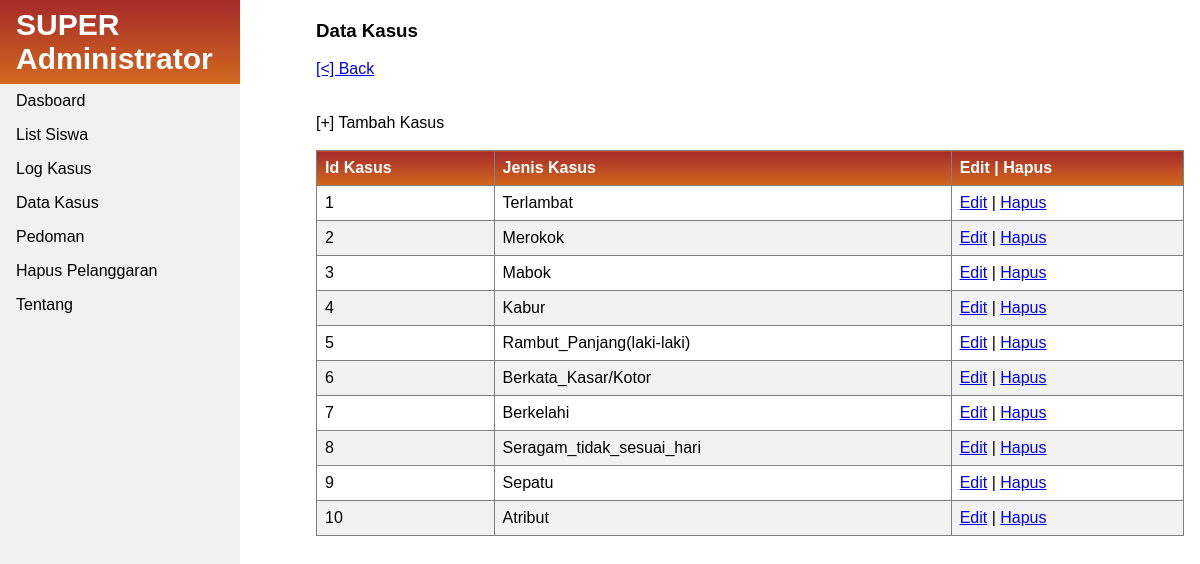
/S.U.P.E.R/kasus.php, run on the app's committed database.
### tables this page shows
CREATE TABLE `tb_kasus` (
  `id_kasus` int(3) NOT NULL,
  `jenis_kasus` varchar(50) NOT NULL,
  `poin` int(11) NOT NULL
);

### S.U.P.E.R/kasus.php (the view, shortened to what this page needs)
<!DOCTYPE html>
<html>
<head>
</head>
<body>
<ul>
    <li><a class="active" href="index.php"><b>SUPER Administrator</b></a></li>
    <li><a href="index.php">Dasboard</a></li>
    <li><a href="admin-buksak.php">List Siswa</a></li>
    <li><a href="data-kasus.php">Log Kasus</a></li>
    <li><a href="kasus.php">Data Kasus</a></li>
    <li><a href="pedoman.php">Pedoman</a></li>
    <li><a href="hapus-pelanggaran.php">Hapus Pelanggaran</a></li>
    <li><a href="credit-buksak.php">Tentang</a></li>
  </ul>
<div style="margin-left:25%;padding:1px 16px;height:1000px;">
<h3>Data Kasus</h3>
    <a href="index.php">[<] Back</a><br><br>
    <br>
    <?php
    include 'koneksi.php';
    $sql = "SELECT * FROM tb_kasus";
    $role = mysqli_query($conn, $sql);
    ?>
    <nav>
        <a href="tambah_kasus.php">[+] Tambah Kasus</a>
    </nav>
    <br>
    <table border="1" cellspacing="0" cellpadding="10px">
        <thead>
            <tr>
                <th>Id Kasus</th>
                <th>Jenis Kasus</th>
                <th>Edit | Hapus</th>
            </tr>
        </thead>
        <tbody>
            <?php foreach ($role as $row) : ?>
                <tr>
                    <td><?= $row["id_kasus"];  ?></td>
                    <td><?= $row["jenis_kasus"];  ?></td>
                    <td>
                    <?php
                    echo "<a href='edit_kasus.php?id=$row[id_kasus]'>Edit</a>";
                    ?>
                    |
                    <a href="hapus_kasus.php?id=<?= $row['id_kasus']; ?>" onclick="return confirm ('yakin hapus?');">Hapus</a>
                    </td>
                </tr>
            <?php endforeach; ?>
        </tbody>
    </table>
</div>
</body>
</html>

### S.U.P.E.R/kasus.php (style rules this page uses)
body { margin: 0; font-family: Arial; }
ul { list-style-type: none; margin: 0; padding: 0; width: 20%; background-color: #f1f1f1; position: fixed; height: 100%; overflow: auto; }
li a { display: block; color: #000; padding: 8px 16px; text-decoration: none; }
li a.active { background: linear-gradient(brown, chocolate); font-size: 30px; color: white; line-height: 34px; padding-top: 8px; padding-bottom: 8px; }
table { border-collapse: collapse; width: 100%; }
th, td { text-align: left; padding: 8px; }
tr:nth-child(even) { background-color: #f2f2f2 }
th { background: linear-gradient(brown, chocolate); color: white; }
nav a { text-decoration: none; color: black; }

### data on the page
tb_kasus: id_kasus "1", jenis_kasus "Terlambat"
tb_kasus: id_kasus "2", jenis_kasus "Merokok"
tb_kasus: id_kasus "3", jenis_kasus "Mabok"
tb_kasus: id_kasus "4", jenis_kasus "Kabur"
tb_kasus: id_kasus "5", jenis_kasus "Rambut_Panjang(laki-laki)"
tb_kasus: id_kasus "6", jenis_kasus "Berkata_Kasar/Kotor"
tb_kasus: id_kasus "7", jenis_kasus "Berkelahi"
tb_kasus: id_kasus "8", jenis_kasus "Seragam_tidak_sesuai_hari"
tb_kasus: id_kasus "9", jenis_kasus "Sepatu"
tb_kasus: id_kasus "10", jenis_kasus "Atribut"
